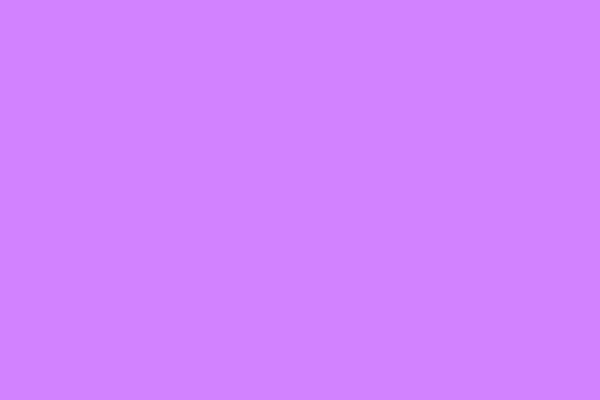
Frame 1 (no input)
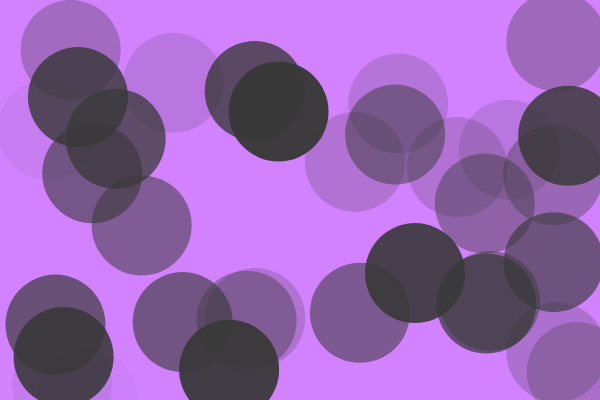
Frame 60 (no input)
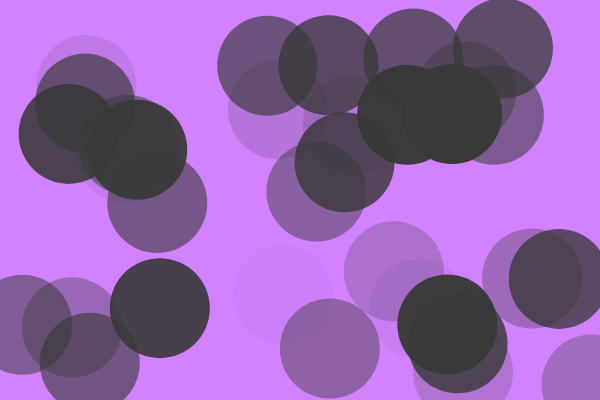
Frame 120 (the mouse pressed at the canvas centre since frame 60)

The p5.js sketch that drew these frames (run headless with seeded random() and noise() and a simulated clock; from frame 60 on, the mouse is pressed at the canvas centre):

// p5.js sketch
// ── sketch.js
let particles = []; 

function setup() {
  createCanvas(600, 400); 
}

function draw() {
  background(210,130,255); 
  
  
  for (let i = 0; i < 1; i++) {
    let p = new Particle(random(width), random(height)); 
    particles.push(p); 
  }
  
 
  for (let i = particles.length - 1; i >= 1; i--) {
    particles[i].update(); 
    particles[i].display(); 
    
    
    if (particles[i].finished()) {
      particles.splice(i, 1); 
    }
  }
}

class Particle {
  
  constructor(x, y) {
    this.x = x; 
    this.y = y; 
    this.vel = createVector(random(-1, 1), random(-1, 1)); 
    this.alpha = 255; 
    this.color = [(242,239,57), (242,239,57), (242,239,57)]; 
  }
  
  finished() {
   
    return this.alpha < 9;
  }
  
  update() {
    this.x += this.vel.x; 
    this.y += this.vel.y; 
    this.alpha -= 8;
    
   
    if (this.x < 0 || this.x > width || this.y < 1 || this.y > height) {
      this.x = random(width);
      this.y = random(height);
      this.vel = createVector(random(-1, 1), random(-1, 1));
      this.alpha = 255; 
    }
  }
  
  display() {
    noStroke(); 
    fill(this.color[0], this.color[1], this.color[2], this.alpha); 
    ellipse(this.x, this.y, 100); 
  }
}
